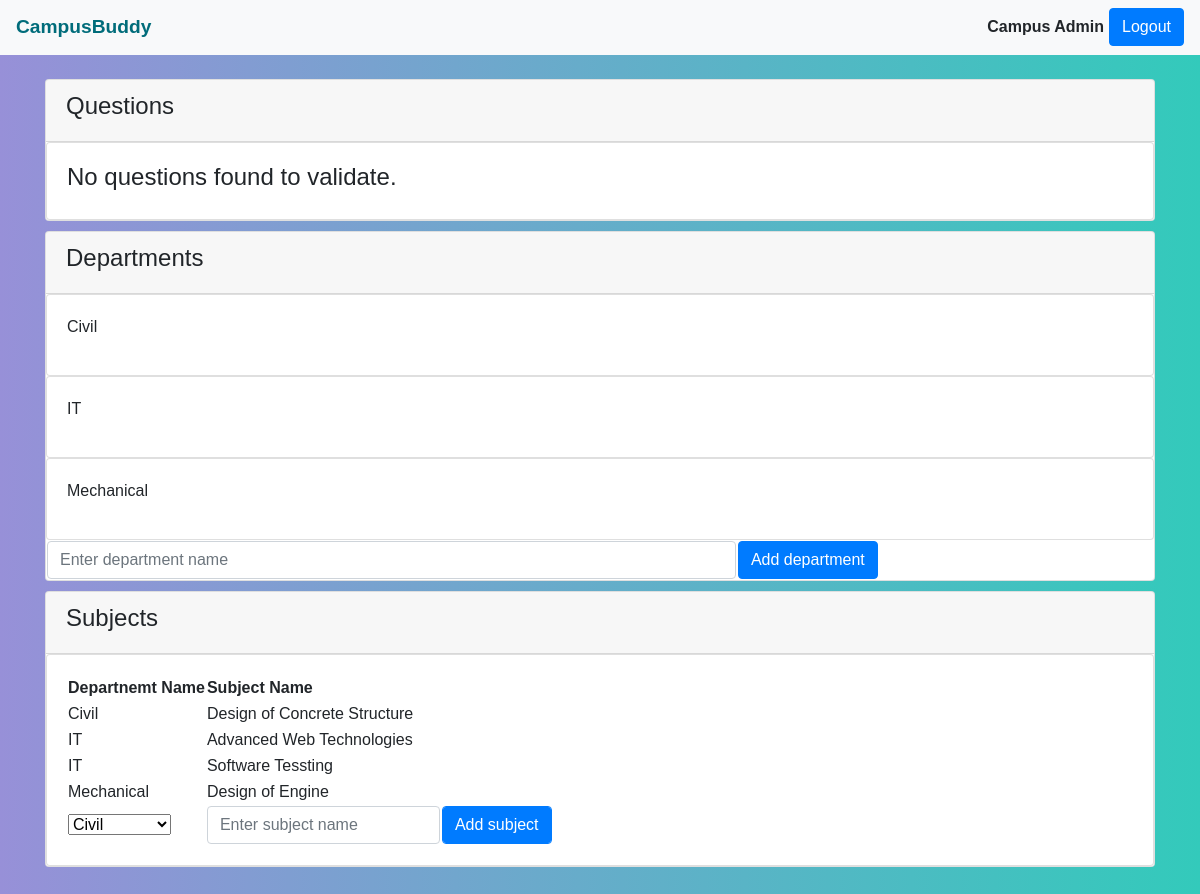
The page /adminpanel.php (signed in) on the database its author committed.
### tables this page shows
CREATE TABLE `departments` (
  `dept_id` tinyint(4) NOT NULL,
  `dept_name` varchar(15) NOT NULL
);

CREATE TABLE `subjects` (
  `subject_id` smallint(6) NOT NULL,
  `dept_id` tinyint(4) NOT NULL,
  `subject_name` varchar(35) NOT NULL
);

### adminpanel.php (the view, shortened to what this page needs)
<!DOCTYPE html>
<?php
$tempQuestions = "SELECT * FROM temp_questions";
$departmentsQuery = "SELECT * FROM departments";
$subjectsQuery = "SELECT departments.dept_id, departments.dept_name, subjects.subject_name
        FROM departments
        LEFT JOIN subjects ON departments.dept_id = subjects.dept_id
        ORDER BY departments.dept_name";
function executeQuery($query)
{
    $conn = new mysqli("localhost", "rootuser", "toor", "campus_buddy");
    $result = $conn->query($query);
    return $result;
}
?>
<html lang="en">
<head>
    <link rel="stylesheet" href="css/Bootstrap/css/bootstrap.min.css">
    <link rel="stylesheet" href="css/style.css">
</head>
<body>
    <section>
        <nav class="navbar navbar-light bg-light">
            <a class="navbar-brand">CampusBuddy</a>
            <form class="form-inline" action="php/logout.php" method="POST">
                <label style="margin-right: 5px; font-weight: bold;"><?php echo ($_COOKIE["UserName"]); ?></label>
                <button class="btn btn-primary" type="submit">Logout</button>
            </form>
        </nav>
    </section>
    <section>
        <main class="py-4">
            <div class="container">
                <div class="row justify-content-center">
                    <div class="col-md-12">
                        <div class="card spacing">
                            <div class="card-header">
                                <h4>Questions</h4>
                            </div>
                            <?php $tempQueResult = executeQuery($tempQuestions);
                            if ($tempQueResult->num_rows > 0) {
                                while ($row = $tempQueResult->fetch_assoc()) { ?>
                                    <div class="card">
                                        <div class="card-body">
                                            <p><?php echo $row['timestamp']; ?></p>
                                            <h5 class="card-title"><?php echo $row['title']; ?></h5>
                                            <p class="card-text"><?php echo $row['question_description']; ?></p>
                                            <a href="adminpanel.php?approveQuestion=true&question_id=<?php echo $row['question_id']; ?>&user_id=<?php echo $row['user_id']; ?>" class="btn btn-success">Approve</a>
                                            <a href="adminpanel.php?rejectQuestion=true&question_id=<?php echo $row['question_id']; ?>" class="btn btn-danger">Reject</a>
                                        </div>
                                    </div>
                                <?php }
                            } else { ?>
                                <div class="card">
                                    <div class="card-body">
                                        <h4>No questions found to validate.</h4>
                                    </div>
                                </div>
                            <?php } ?>
                        </div>
                        <div class="card spacing">
                            <div class="card-header">
                                <h4>Departments</h4>
                            </div>
                            <?php $deptResult = executeQuery($departmentsQuery);
                            while ($row = $deptResult->fetch_assoc()) { ?>
                                <div class="card card-body">
                                    <p><?php echo $row['dept_name']; ?></p>
                                </div>
                            <?php } ?>
                            <table border="0">
                                <tr>
                                    <form action="php/addDepartment.php" method="POST">
                                        <td><input type="text" class="form-control" name="deptName" placeholder="Enter department name" required="required" /></td>
                                        <td><input type="submit" class="btn btn-primary" value="Add department" /></td>
                                    </form>
                                </tr>
                            </table>
                        </div>
                        <div class="card spacing">
                            <div class="card-header">
                                <h4>Subjects<h4>
                            </div>
                            <table border="0" class="card card-body">
                                <tr>
                                    <th>Departnemt Name </th>
                                    <th>Subject Name</th>
                                </tr>
                                <?php $subjectResult = executeQuery($subjectsQuery);
                                while ($row = $subjectResult->fetch_assoc()) { ?>
                                    <tr>
                                        <td><?php echo $row['dept_name']; ?></td>
                                        <td><?php echo $row['subject_name']; ?></td>
                                    </tr>
                                <?php } ?>
                                <tr>
                                    <form action="php/addSubject.php" method="POST">
                                        <td>
                                            <select name="deptId">
                                                <?php $deptResult = executeQuery($departmentsQuery);
                                                while ($row = $deptResult->fetch_assoc()) { ?>
                                                    <option value="<?php echo $row['dept_id']; ?>"><?php echo $row['dept_name']; ?></option>
                                                <?php } ?>
                                            </select>
                                        </td>
                                        <td><input type="text" class="form-control" name="subName" placeholder="Enter subject name" required="required" /></td>
                                        <td><input type="submit" class="btn btn-primary form-control" value="Add subject" /></td>
                                    </form>
                                </tr>
                            </table>
                        </div>
                    </div>
                </div>
            </div>
        </main>
    </section>
</body>

### css/style.css (style rules this page uses)
body { font-family: Verdana, Tahoma, sans-serif; background: linear-gradient(to right, #9790d8, #33cabb) fixed; }
.navbar .navbar-brand { color: #006c7a!important; font-size: larger; font-weight: bold; }
.spacing { margin-bottom: 10px; }

### rows shown on the page
departments: dept_name "Civil"
departments: dept_name "IT"
departments: dept_name "Mechanical"
subjects: dept.dept_name "Civil", subject_name "Design of Concrete Structure"
subjects: dept.dept_name "IT", subject_name "Advanced Web Technologies"
subjects: dept.dept_name "IT", subject_name "Software Tessting"
subjects: dept.dept_name "Mechanical", subject_name "Design of Engine"

### other values the page prints
$_COOKIE["UserName"] "Campus Admin"
form field deptId "Civil"
